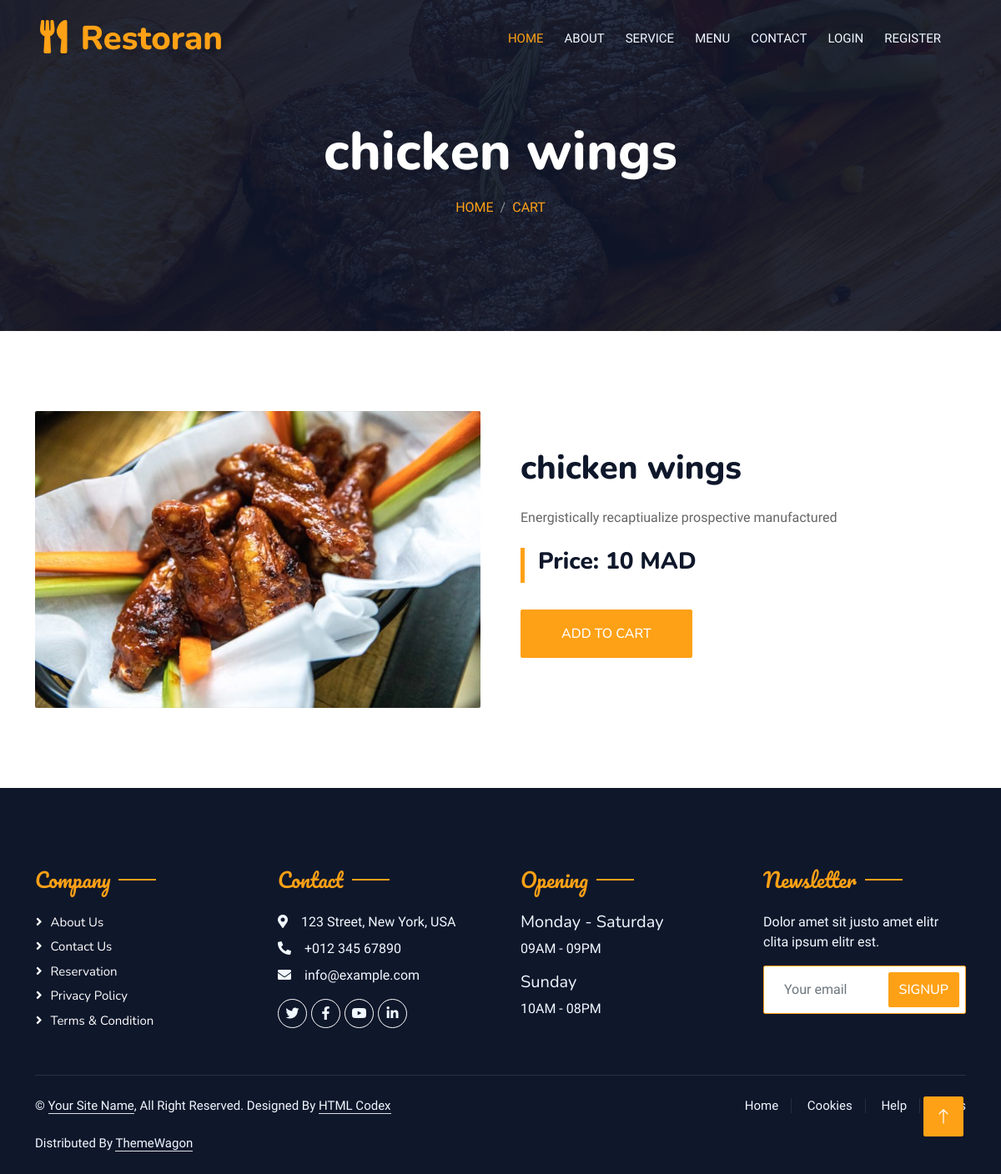
Screenshot of /food/add-cart.php?id=1 with the database file from the repository.
### tables this page shows
CREATE TABLE `foods` (
  `id` int(10) NOT NULL primary key auto_increment,
  `name` varchar(200) NOT NULL,
  `image` varchar(200) NOT NULL,
  `description` text NOT NULL,
  `prix` varchar(20) NOT NULL,
  
  `meal_id` int(1) NOT NULL, 
  `created_at` timestamp NOT NULL DEFAULT current_timestamp()
);

### lisb/App.php (called while the page is built, shortened)
<?php
 class App{
    public $host=HOST;
    public $dbname=DBNAME;
    public $user=USER;
    public $pass=PASS;
    public $link ;
    public function connect(){
   $this->link=new PDO("mysql:host=".$this->host.";dbname=".$this->dbname."",$this->user,$this->pass);
    }
    public function SelectOne($query){
        $row =$this->link->query($query);
        $row->execute();
        $firstRow= $row->fetch(PDO::FETCH_OBJ);
        if($firstRow){
            return $firstRow;
        }else {
           return false;
        }
    }
 }

### food/add-cart.php (the view, shortened to what this page needs)
<?php
require("../lisb/App.php");
require "../includes/header.php";
$app= new App() ;
if(isset($_GET['id'])){
  $id=$_GET['id'];
}else{
    echo "<script>window.location.href='".APPURL."/404.php'</script>";
 }
$query=" SELECT * from foods where id = $id ";
$taba9=$app->SelectOne($query) ;
?>
            <div class="container-xxl py-5 bg-dark hero-header mb-5">
                <div class="container text-center my-5 pt-5 pb-4">
                    <h1 class="display-3 text-white mb-3 animated slideInDown"><?=$taba9->name?></h1>
                    <nav aria-label="breadcrumb">
                        <ol class="breadcrumb justify-content-center text-uppercase">
                            <li class="breadcrumb-item"><a href="<?=APPURL?>">Home</a></li>
                            <li class="breadcrumb-item"><a href="<?=APPURL.'/food/cart.php'?>">Cart</a></li>
                        </ol>
                    </nav>
                </div>
            </div>
        </div>
        <div class="container-xxl py-5">
            <div class="container">
                <div class="row g-5 align-items-center">
                    <div class="col-md-6">
                        <div class="row g-3">
                            <div class="col-12 text-start">
                                <img class="img-fluid rounded w-100 wow zoomIn" data-wow-delay="0.1s" src="<?php echo APPURL.' /img/' . $taba9->image ?>">
                            </div>
                        </div>
                    </div>
                    <div class="col-lg-6">
                        <h1 class="mb-4"><?= $taba9->name ?></h1>
                        <p class="mb-4">
                        <?= $taba9->description ?>
                        </p>
                        <div class="row g-4 mb-4">
                            <div class="col-sm-6">
                                <div class="d-flex align-items-center border-start border-5 border-primary px-3">
                                    <h3>Price: <?= $taba9->prix ?> MAD </h3>
                                </div>
                            </div>
                        </div>
                        <form action="add-cart.php?id=<?php echo $id; ?>" method="POST">
                        <?php   if($count > 0) :  ?>
                           <input type="submit" disabled name="submit" class="btn btn-danger py-3 px-5 mt-2" value="déja exist">
                           <?php  else :?>
                            <input type="submit"  name="submit" class="btn btn-primary py-3 px-5 mt-2" value="Add to Cart">
                            <?php endif ?>
                        </form>
                    </div>
                </div>
            </div>
        </div>
<?php
require "../includes/footer.php";
?>

### css/style.css (style rules this page uses)
.btn { font-family: 'Nunito', sans-serif; font-weight: 500; text-transform: uppercase; transition: .5s; }
.btn.btn-primary, .btn.btn-secondary { color: #FFFFFF; }
.hero-header { background: linear-gradient(rgba(15, 23, 43, .9), rgba(15, 23, 43, .9)), url(../img/bg-hero.jpg); background-position: center center; background-repeat: no-repeat; background-size: cover; }
.breadcrumb-item + .breadcrumb-item::before { color: rgba(255, 255, 255, .5); }

### rows the page displays
foods: name "chicken wings", image (picture), description "Energistically recaptiualize prospective manufactured", prix "10"
